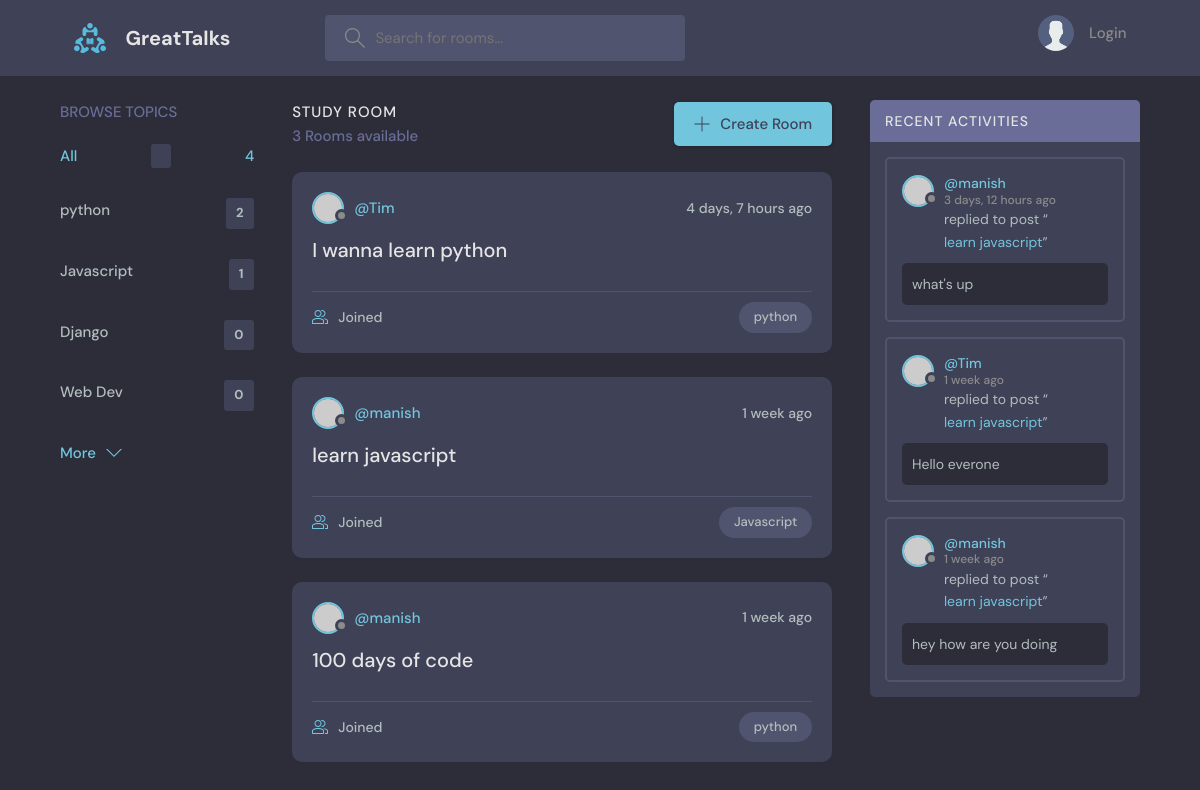
The app's page /, older data.
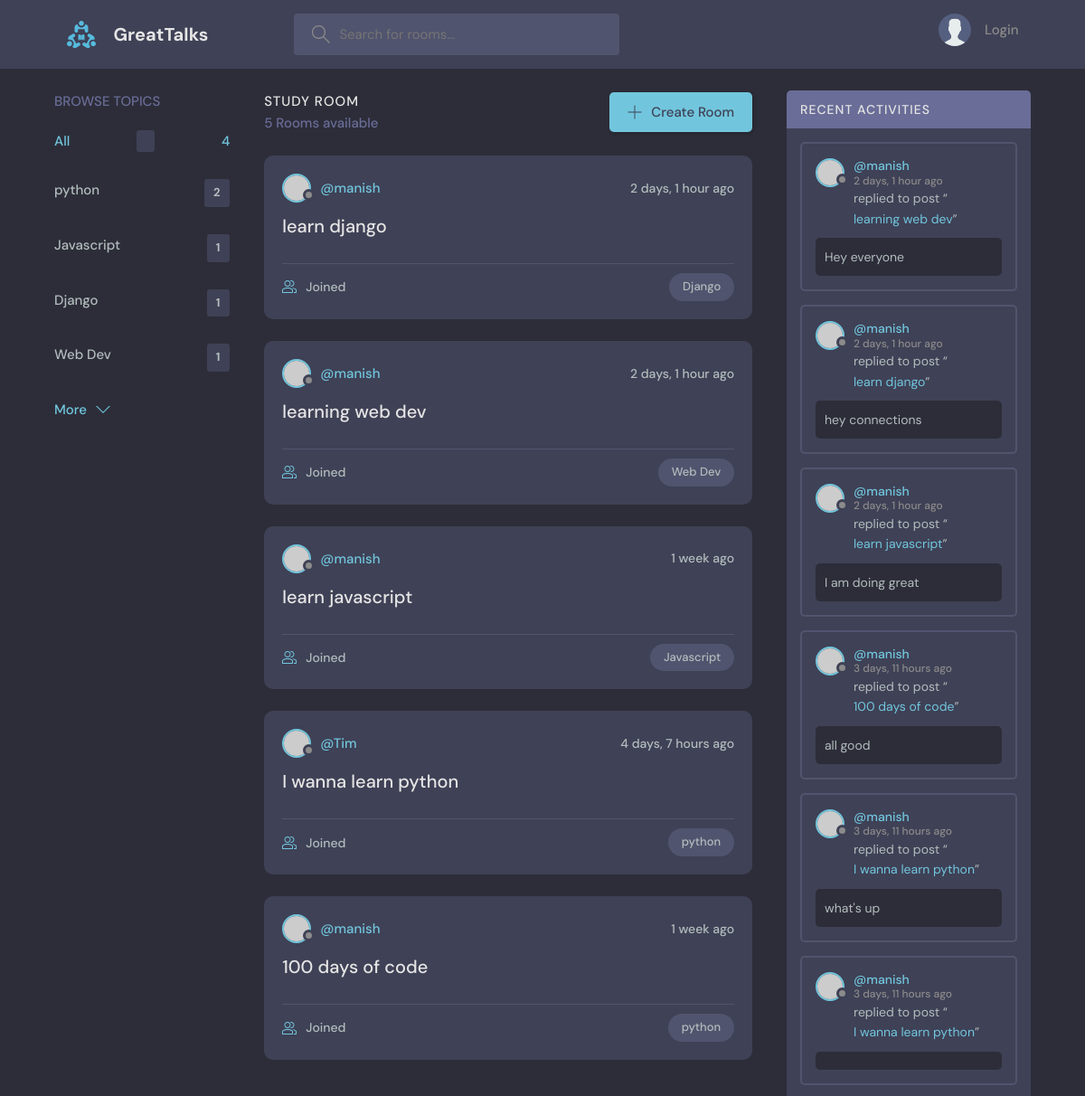
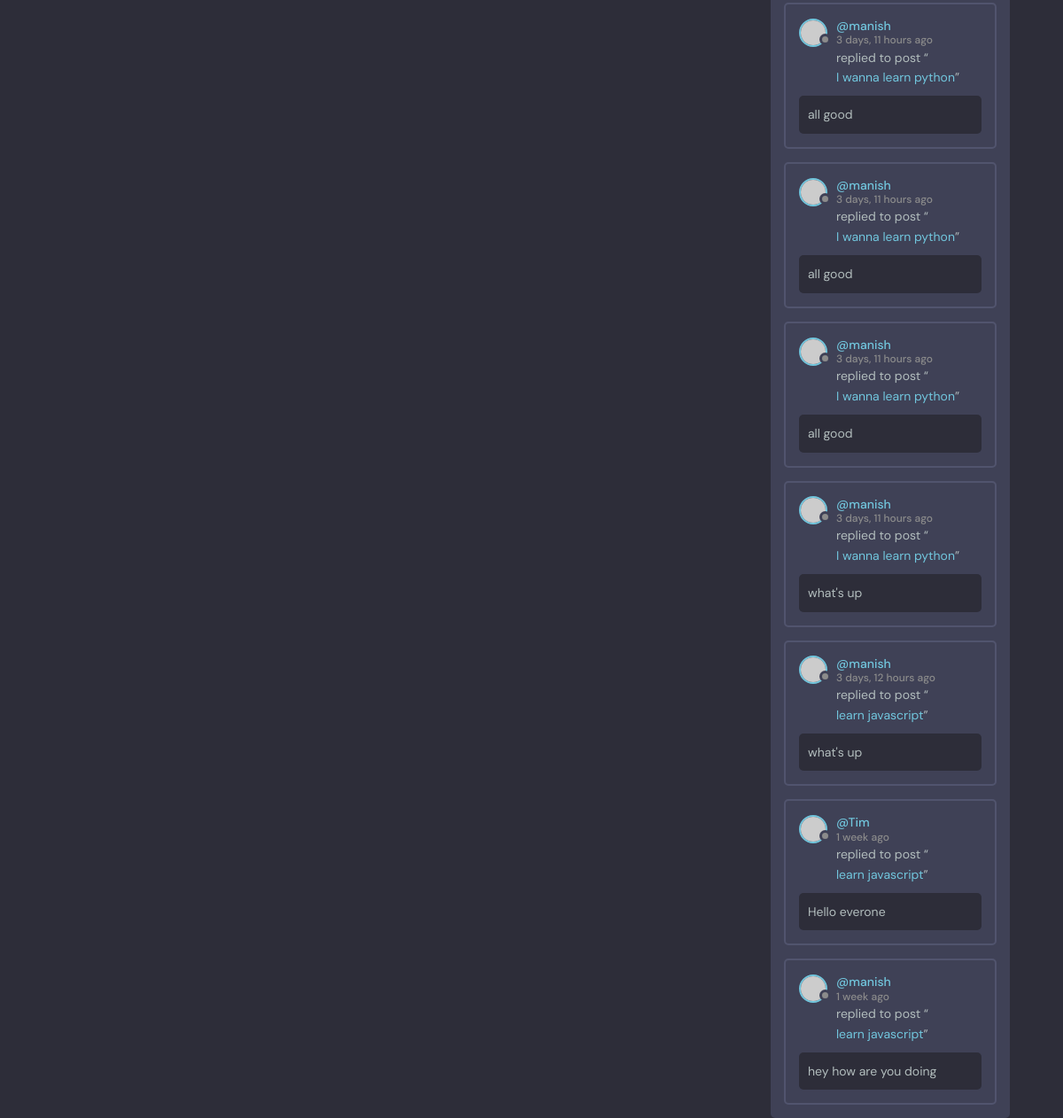
The same page, newer data (2 pictures, top to bottom).
### base/models.py (models this page shows, shortened)
class Topic(models.Model):
    name = models.CharField(max_length=200)

class  Room(models.Model):
    host =models.ForeignKey(User, on_delete=models.SET_NULL, null= True)
    topic = models.ForeignKey(Topic, on_delete=models.SET_NULL, null=True)
    name = models.CharField(max_length=200)
    description = models.TextField(null = True, blank=True)
    participants =  models.ManyToManyField(User, related_name='participants', blank=True)
    updated = models.DateTimeField(auto_now=True)
    created = models.DateTimeField(auto_now_add=True)
    class Meta:
        ordering = ['-updated','-created']
    def __str__(self) :
        return self.name

class Message(models.Model):
    user = models.ForeignKey(User, on_delete=models.CASCADE)
    room = models.ForeignKey(Room, on_delete=models.CASCADE)
    body = models.TextField()
    updated = models.DateTimeField(auto_now=True)
    created = models.DateTimeField(auto_now_add=True)
    class Meta:
        ordering = ['-updated','-created']

### base/views.py (the view)
# urls.py: 2. Add a URL to urlpatterns:  path('', views.home, name='home')
def home(request):
    q = request.GET.get('q') if request.GET.get('q')!=None else ''
    rooms = Room.objects.filter(Q(topic__name__icontains=q) |
                                Q(name__icontains=q)|
                                Q(description__icontains=q))
    topics = Topic.objects.all()
    room_count = rooms.count()
    room_messages = Message.objects.filter(Q(room__topic__name__icontains=q))
    context = {'rooms':rooms, 'topics':topics,'room_count':room_count,'room_messages': room_messages}
    return render(request,'base/home.html',context)

### base/templates/base/home.html (shortened to what this page needs)
{% extends 'main.html' %}
{% block content %}
    <main class="layout layout--3">
      <div class="container">
        {% include 'base/topic_component.html' %}
        <div class="roomList">
          <div class="roomList__header">
            <div>
              <h2>Study Room</h2>
              <p>{{rooms.count}} Rooms available</p>
            </div>
            <a class="btn btn--main" href="create-room.html">
              <svg version="1.1" xmlns="http://www.w3.org/2000/svg" width="32" height="32" viewBox="0 0 32 32">
                <title>add</title>
                <path
                  d="M16.943 0.943h-1.885v14.115h-14.115v1.885h14.115v14.115h1.885v-14.115h14.115v-1.885h-14.115v-14.115z"
                ></path>
              </svg>
              Create Room
            </a>
          </div>
        {% include 'base/feed_component.html'%}
        </div>
        {% include 'base/activity_component.html' %}
      </div>
    </main>
    {% endblock content %}

### base/templates/base/topic_component.html
<div class="topics">
    <div class="topics__header">
      <h2>Browse Topics</h2>
    </div>
    <ul class="topics__list">
      <li>
        <a href="{%url 'home' %}" class="active">All <span></span>{{topics.count}}</a>
      </li>
      {% for topic in topics %}
      <li>
        <a href="{%url 'home' %}?q={{topic.name}}">{{topic.name}} <span>{{topic.room_set.all.count}}</span></a>
      </li>
      {% endfor %}
    </ul>
    <a class="btn btn--link" href="topics.html">
      More
      <svg version="1.1" xmlns="http://www.w3.org/2000/svg" width="32" height="32" viewBox="0 0 32 32">
        <title>chevron-down</title>
        <path d="M16 21l-13-13h-3l16 16 16-16h-3l-13 13z"></path>
      </svg>
    </a>
  </div>

### base/templates/base/feed_component.html (shortened to what this page needs)
{% for room in rooms %}
<div class="roomListRoom">
    <div class="roomListRoom__header">
      <a href="{% url 'user-profile' room.host.id %}" class="roomListRoom__author">
        <div class="avatar avatar--small">
          <img src="https://randomuser.me/api/portraits/women/11.jpg" />
        </div>
        <span>@{{room.host.username}}</span>
      </a>
      <div class="roomListRoom__actions">
        <span>{{room.created|timesince}} ago</span>
      </div>
    </div>
    <div class="roomListRoom__content">
      <a href="{%url 'room' room.id%}">{{room.name}}</a>
    </div>
    <div class="roomListRoom__meta">
      <a href="{% url 'room' room.id %}" class="roomListRoom__joined">
       {{rooom.participants.all.count}} Joined
      </a>
      <p class="roomListRoom__topic">{{room.topic.name}}</p>
    </div>
  </div>
  {% endfor %}

### base/templates/base/activity_component.html (shortened to what this page needs)
<div class="activities">
    <div class="activities__header">
      <h2>Recent Activities</h2>
    </div>
{% for message in room_messages%}
    <div class="activities__box">
      <div class="activities__boxHeader roomListRoom__header">
        <a href="{% url 'user-profile' message.user.id%}" class="roomListRoom__author">
          <div class="avatar avatar--small">
            <img src="https://randomuser.me/api/portraits/women/11.jpg" />
          </div>
          <p>
            @{{message.user}}
            <span>{{message.created|timesince}} ago</span>
          </p>
        </a>
      </div>
      <div class="activities__boxContent">
        <p>replied to post “<a href="{% url 'room' message.room.id %}">{{message.room}}</a>”</p>
        <div class="activities__boxRoomContent">
           {{message.body}}
        </div>
      </div>
    </div>
    {%  endfor %}
  </div>

Row changes from the older to the newer data that the page shows:
computed for Topic "Django": room_set.all.count "0" → "1"
computed for Topic "Web Dev": room_set.all.count "0" → "1"
added Room: host.username "manish", created "2 days, 1 hour", name "learn django", topic.name "Django"
added Room: host.username "manish", created "2 days, 1 hour", name "learning web dev", topic.name "Web Dev"
changed Room "learn javascript": moves up the list
added Message: user "manish", created "2 days, 1 hour", room "learning web dev", body "Hey everyone"
added Message: user "manish", created "2 days, 1 hour", room "learn django", body "hey connections"
added Message: user "manish", created "2 days, 1 hour", room "learn javascript", body "I am doing great"
added Message: user "manish", created "3 days, 11 hours", room "100 days of code", body "all good"
added Message: user "manish", created "3 days, 11 hours", room "I wanna learn python", body "what's up"
added Message: user "manish", created "3 days, 11 hours", room "I wanna learn python"
added Message: user "manish", created "3 days, 11 hours", room "I wanna learn python", body "all good"
added Message: user "manish", created "3 days, 11 hours", room "I wanna learn python", body "all good"
added Message: user "manish", created "3 days, 11 hours", room "I wanna learn python", body "all good"
added Message: user "manish", created "3 days, 11 hours", room "I wanna learn python", body "what's up"
Text that changed along with them:
{{ rooms.count }}: "3" → "5"
